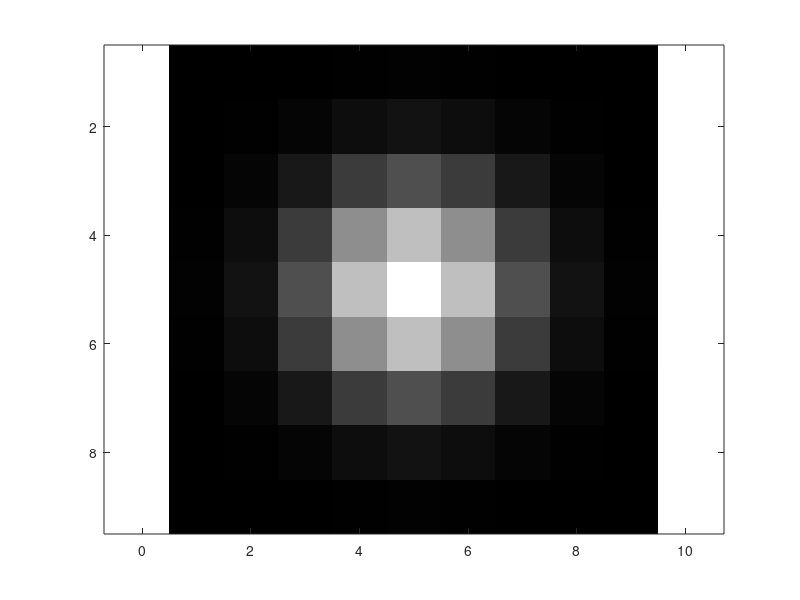

MATLAB code to generate this figure:
% computation of the object magnide
%
%
%
% C. Frueh, Sep 9, 2019
%
%
%
%
% comments: Lambertian point source
%
%
%
I0=1361.0; % Watt/m^2 solar constant, value according to IAU
magsun=-26.8; % solar magnitude

sunangle=30*pi/180.0; % rad, angle normal direction to the sun direction
obsangle=0*pi/180.0;  % rad, angle normal direction to the observer direction
dist=300.0*10^3; % meter, distance observer to object; altitude

area=1; %m^2 reflecting area
CD=1; %diffuse/Lambertian reflection parameter


Iobj=I0*cos(sunangle)*1/dist^2*CD*cos(obsangle)* area; % object irradiation
magobj=magsun-2.5*log10(Iobj/I0) % magnitude, not needed for further calculation

rad2arcsec = 180/pi*3600; % conversation radians in arcseconds
%D = pi*1.5^2; %[m2] area of aperture
%d = pi*0.05^2; %[m2] area of obstruction
h = 6.626070040e-34; %[kg m2 s-1] or [J s] Planck constant
c = 299792458; %[m/s] speed of light

% telescope
D=1; % m^2, aperture
d=10*(10^-2)^2; % m^2, obstruction
r_aperture = sqrt(pi*D); % radius aperture
loss=0.8; %unitless

%color or mean wavelength
lambda=600*10^-9; % mean wavelength [m]

% observation conditions
zenith=0*180.0/pi; %rads, zenith angle
tau = 0.1; %  atmospheric extinction
Q = 0.7; % quantum efficiency, unitless
FWHM_seeing = 3; %[arcsecond]

% camera parameters
delta_t = 3; %[s] shutter time
pix = 1; % pixel scale, arcseconds per pixel (size of the camera vs focal length)




E3 = (D-d)*lambda/(h*c)*exp(-tau*1/cosd(zenith))*Iobj*loss;
E3_total = E3*Q*delta_t; %[count]


FWHM_airy = 1.028*lambda/(2*r_aperture); %[rad]
FWHM_airy_arcsec = FWHM_airy*rad2arcsec;

FWHM = max([FWHM_airy,FWHM_seeing])/pix;
sigma = FWHM/(2*sqrt(2*log(2)));

imres = [9,9];
[xmat,ymat] = meshgrid(1:imres(1),1:imres(2));

A_gauss = 0.838*E3_total/(2*pi*sigma^2);
xl = [xmat(:),ymat(:)]-0.5; % orient your coordiantes
xu = xl+1; % orient coordinates
mu = 0.5*imres+0.5;  % place the mean relative to the pixel grid
SIGMA = sigma^2*eye(2,2); %variance over the pixels [pixels]
E_img = reshape(A_gauss*mvncdf(xl,xu,mu,SIGMA),imres); % one way to compute the integral, but can be done by hand
img = poissrnd(E_img); % draw a sample from poisson distribution

figure()
imagesc(img)
colormap(gray(256))
axis equal



